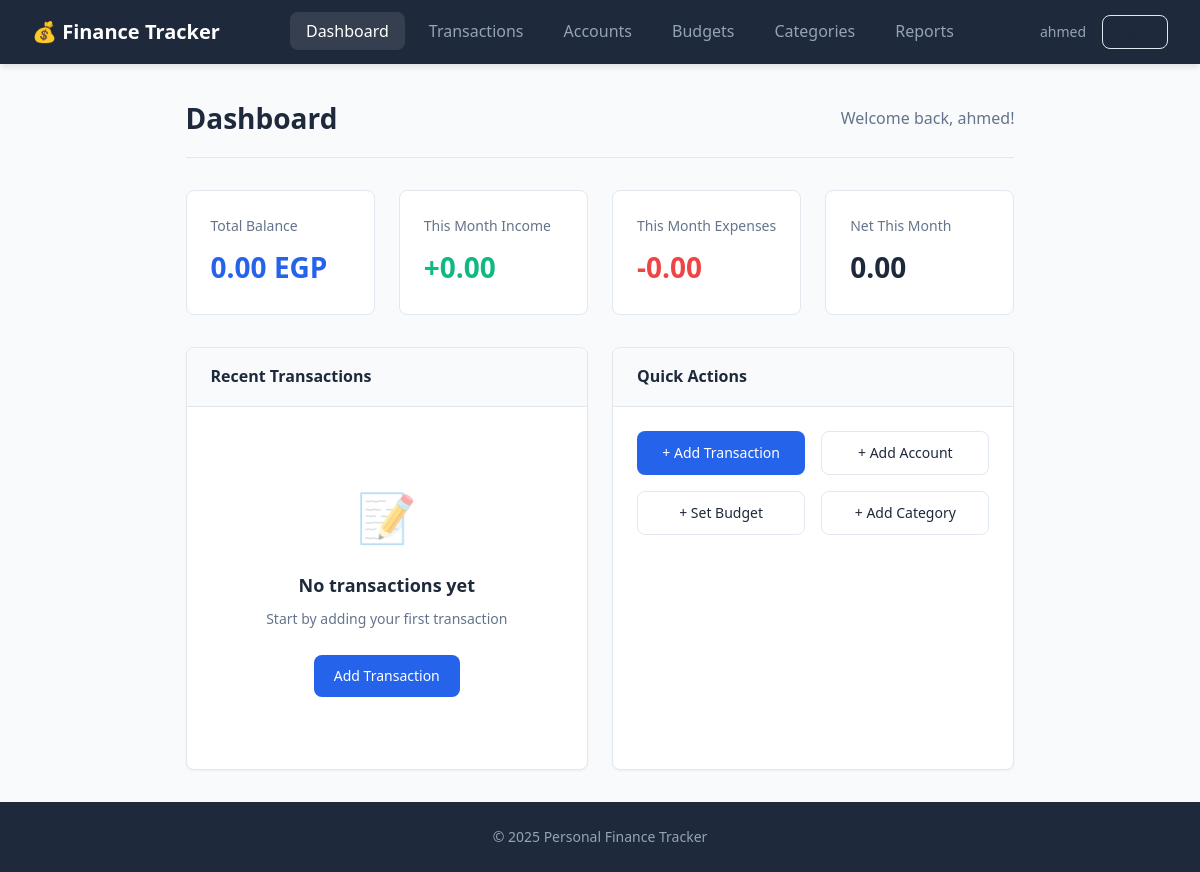
Page /dashboard (signed in) on the earlier database version.
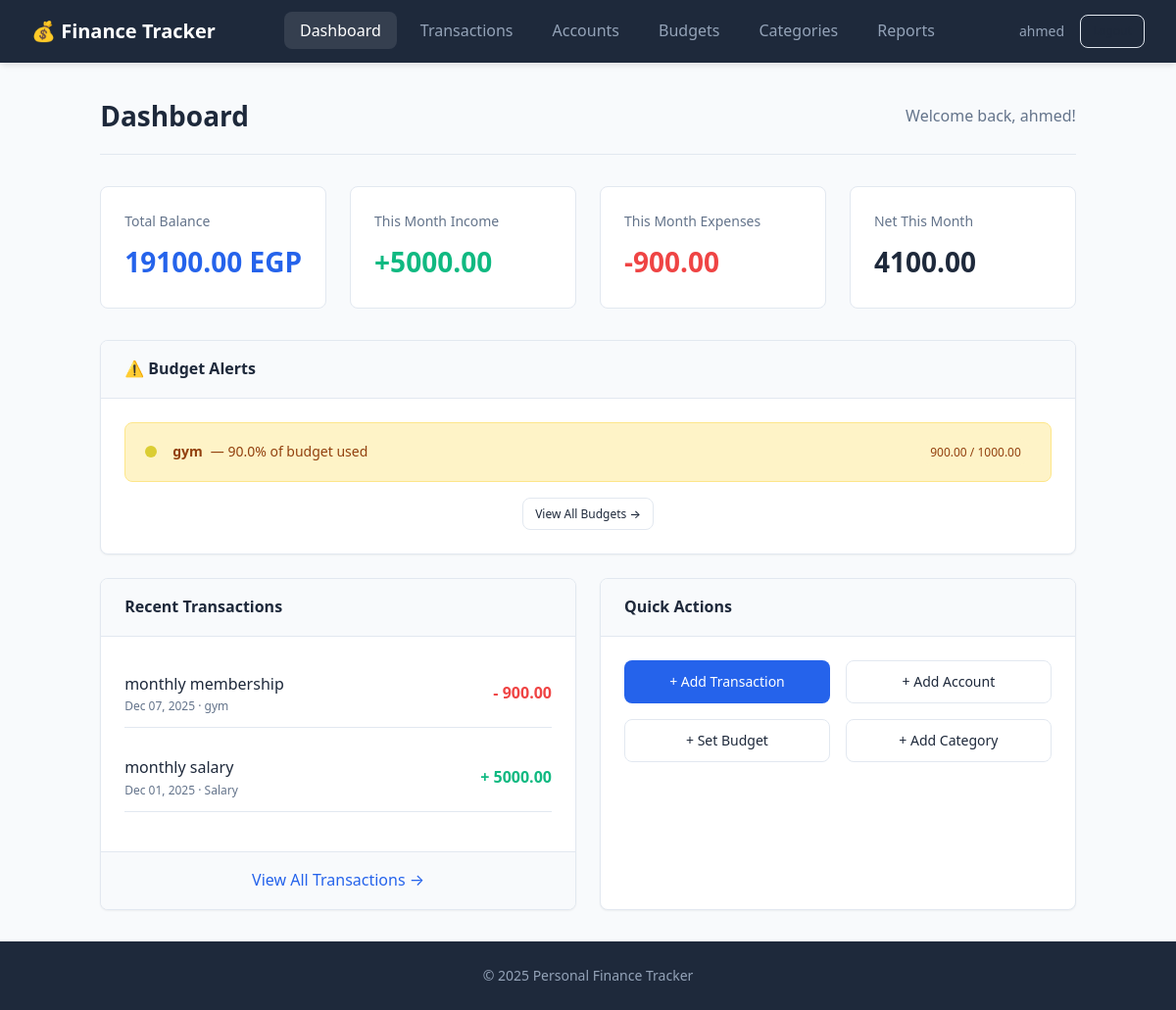
Same page on the later database version.
### src/app/models/finance_models.py (models this page shows, shortened)
class User(UserMixin, db.Model):
    __tablename__ = 'user'
    id: Mapped[int] = mapped_column(Integer, primary_key=True, autoincrement=True)
    email: Mapped[str] = mapped_column(String(120), nullable=False, unique=True)
    password_hash: Mapped[str] = mapped_column(String(128), nullable=False)
    display_name: Mapped[Optional[str]] = mapped_column(String(100))
    default_currency: Mapped[str] = mapped_column(String(10), default='EGP')
    created_at: Mapped[datetime] = mapped_column(DateTime, default=datetime.utcnow)
    accounts: Mapped[List["Account"]] = relationship(
        "Account", back_populates="user", cascade="all, delete-orphan"
    )
    categories: Mapped[List["Category"]] = relationship(
        "Category", back_populates="user", cascade="all, delete-orphan"
    )
    transactions: Mapped[List["Transaction"]] = relationship(
        "Transaction", back_populates="user", cascade="all, delete-orphan"
    )
    budgets: Mapped[List["Budget"]] = relationship(
        "Budget", back_populates="user", cascade="all, delete-orphan"
    )
    transaction_templates: Mapped[List["TransactionTemplate"]] = relationship(
        "TransactionTemplate", back_populates="user", cascade="all, delete-orphan"
    )
    def get_total_balance(self) -> Decimal:
        return sum((acc.current_balance for acc in self.accounts), Decimal('0.00'))

class Category(db.Model):
    __tablename__ = 'category'
    id: Mapped[int] = mapped_column(Integer, primary_key=True, autoincrement=True)
    user_id: Mapped[int] = mapped_column(
        Integer, ForeignKey('user.id', ondelete='CASCADE'), nullable=False
    )
    name: Mapped[str] = mapped_column(String(100), nullable=False)
    category_type: Mapped[str] = mapped_column(String(10), nullable=False)
    color: Mapped[Optional[str]] = mapped_column(String(7))
    max_single_amount: Mapped[Optional[Decimal]] = mapped_column(DECIMAL(10, 2))
    user: Mapped["User"] = relationship("User", back_populates="categories")
    transactions: Mapped[List["Transaction"]] = relationship(
        "Transaction", back_populates="category", cascade="all, delete-orphan"
    )
    budgets: Mapped[List["Budget"]] = relationship(
        "Budget", back_populates="category", cascade="all, delete-orphan"
    )
    transaction_templates: Mapped[List["TransactionTemplate"]] = relationship(
        "TransactionTemplate", back_populates="category"
    )

class Budget(db.Model):
    __tablename__ = 'budget'
    id: Mapped[int] = mapped_column(Integer, primary_key=True, autoincrement=True)
    user_id: Mapped[int] = mapped_column(
        Integer, ForeignKey('user.id', ondelete='CASCADE'), nullable=False
    )
    category_id: Mapped[int] = mapped_column(
        Integer, ForeignKey('category.id', ondelete='CASCADE'), nullable=False
    )
    month: Mapped[int] = mapped_column(Integer, nullable=False)
    year: Mapped[int] = mapped_column(Integer, nullable=False)
    limit_amount: Mapped[Decimal] = mapped_column(DECIMAL(10, 2), nullable=False)
    current_spent: Mapped[Decimal] = mapped_column(
        DECIMAL(10, 2), default=Decimal('0.00')
    )
    alert_threshold: Mapped[int] = mapped_column(Integer, default=80)
    user: Mapped["User"] = relationship("User", back_populates="budgets")
    category: Mapped["Category"] = relationship("Category", back_populates="budgets")
    __table_args__ = (
        UniqueConstraint(
            'user_id', 'category_id', 'month', 'year',
            name='uq_budget_user_category_month_year'
        ),
    )
    @property
    def spent_percentage(self) -> float:
        if self.limit_amount == 0:
            return 0.0
        return float((self.current_spent / self.limit_amount) * 100)
    @property
    def is_over_threshold(self) -> bool:
        return self.spent_percentage >= self.alert_threshold
    @property
    def is_over_budget(self) -> bool:
        return self.current_spent > self.limit_amount
    def update_current_spent(self) -> None:
        total = db.session.query(
            db.func.coalesce(db.func.sum(Transaction.amount), 0)
        ).filter(
            Transaction.category_id == self.category_id,
            Transaction.user_id == self.user_id,
            Transaction.transaction_type == 'Expense',
            db.extract('month', Transaction.date) == self.month,
            db.extract('year', Transaction.date) == self.year
        ).scalar()
        self.current_spent = Decimal(str(total))

class Transaction(db.Model):
    __tablename__ = 'transaction'
    id: Mapped[int] = mapped_column(Integer, primary_key=True, autoincrement=True)
    user_id: Mapped[int] = mapped_column(
        Integer, ForeignKey('user.id', ondelete='CASCADE'), nullable=False
    )
    account_id: Mapped[int] = mapped_column(
        Integer, ForeignKey('account.id', ondelete='CASCADE'), nullable=False
    )
    category_id: Mapped[int] = mapped_column(
        Integer, ForeignKey('category.id', ondelete='CASCADE'), nullable=False
    )
    date: Mapped[datetime] = mapped_column(Date, nullable=False)
    amount: Mapped[Decimal] = mapped_column(DECIMAL(10, 2), nullable=False)
    transaction_type: Mapped[str] = mapped_column(String(10), nullable=False)
    description: Mapped[Optional[str]] = mapped_column(String(255))
    notes: Mapped[Optional[str]] = mapped_column(Text)
    created_at: Mapped[datetime] = mapped_column(DateTime, default=datetime.utcnow)
    user: Mapped["User"] = relationship("User", back_populates="transactions")
    account: Mapped["Account"] = relationship("Account", back_populates="transactions")
    category: Mapped["Category"] = relationship(
        "Category", back_populates="transactions"
    )
    __table_args__ = (
        Index('idx_transaction_user_date', 'user_id', 'date'),
        Index('idx_transaction_search', 'user_id', 'description', 'notes'),
    )

### src/app/controllers/dashboard_routes.py (the view)
@dashboard_bp.route('/dashboard')
@login_required
def dashboard():
    total_balance = current_user.get_total_balance()
    recent_transactions = _get_recent_transactions()
    monthly_summary = _calculate_monthly_summary()
    budget_alerts = _get_budget_alerts()
    return render_template(
        'dashboard.html',
        user=current_user,
        total_balance=total_balance,
        recent_transactions=recent_transactions,
        monthly_summary=monthly_summary,
        budget_alerts=budget_alerts
    )

### src/app/__init__.py (called while the page is built)
def _init_extensions(app: Flask) -> None:
    database.init_app(app)
    bcrypt.init_app(app)
    login_manager.init_app(app)
    @login_manager.user_loader
    def load_user(user_id: str):
        from .models import User
        return User.query.get(int(user_id))

### src/app/controllers/dashboard_routes.py (called while the page is built)
def _get_recent_transactions() -> List[Transaction]:
    return Transaction.query.filter_by(
        user_id=current_user.id
    ).order_by(Transaction.date.desc()).limit(5).all()

def _calculate_monthly_summary() -> dict:
    now = datetime.now()
    current_month = now.month
    current_year = now.year
    income = _get_monthly_total('Income', current_month, current_year)
    expenses = _get_monthly_total('Expense', current_month, current_year)
    return {
        'income': income,
        'expenses': expenses,
        'net': income - expenses
    }

def _get_monthly_total(
    transaction_type: str,
    month: int,
    year: int
) -> Decimal:
    result = db.session.query(
        db.func.coalesce(db.func.sum(Transaction.amount), 0)
    ).filter(
        Transaction.user_id == current_user.id,
        Transaction.transaction_type == transaction_type,
        db.extract('month', Transaction.date) == month,
        db.extract('year', Transaction.date) == year
    ).scalar()
    return Decimal(str(result))

### src/app/templates/dashboard.html (shortened to what this page needs)
{% extends "base.html" %}
{% block content %}
<div class="page-header">
    <h1>Dashboard</h1>
    <span class="text-muted">Welcome back, {{ user.display_name or user.email }}!</span>
</div>
<div class="dashboard-stats">
    <div class="stat-card balance">
        <div class="stat-label">Total Balance</div>
        <div class="stat-value">{{ "%.2f"|format(total_balance) }} {{ user.default_currency }}</div>
    </div>
    <div class="stat-card income">
        <div class="stat-label">This Month Income</div>
        <div class="stat-value">+{{ "%.2f"|format(monthly_summary.income) }}</div>
    </div>
    <div class="stat-card expense">
        <div class="stat-label">This Month Expenses</div>
        <div class="stat-value">-{{ "%.2f"|format(monthly_summary.expenses) }}</div>
    </div>
    <div class="stat-card">
        <div class="stat-label">Net This Month</div>
        <div class="stat-value {% if monthly_summary.net >= 0 %}text-success{% else %}text-danger{% endif %}">
            {{ "%.2f"|format(monthly_summary.net) }}
        </div>
    </div>
</div>
{% if budget_alerts %}
<div class="card mb-3">
    <div class="card-header">
        <h3>⚠️ Budget Alerts</h3>
    </div>
    <div class="card-body">
        <div class="budget-alerts">
            {% for alert in budget_alerts %}
            <div class="alert alert-{{ alert.severity }}" style="display: flex; justify-content: space-between; align-items: center; margin-bottom: 0.75rem;">
                <div class="flex flex-center gap-1">
                    <span class="category-dot" style="background-color: {{ alert.color }}"></span>
                    <strong>{{ alert.category }}</strong>
                    <span>— {{ alert.message }}</span>
                </div>
                <div>
                    <span class="badge badge-{{ alert.severity }}">
                        {{ "%.2f"|format(alert.spent) }} / {{ "%.2f"|format(alert.limit) }}
                    </span>
                </div>
            </div>
            {% endfor %}
        </div>
        <div class="text-center mt-2">
            <a href="{{ url_for('budget.budgets') }}" class="btn btn-outline btn-sm">View All Budgets →</a>
        </div>
    </div>
</div>
{% endif %}
<div class="grid grid-2">
    <div class="card">
        <div class="card-header">
            <h3>Recent Transactions</h3>
        </div>
        <div class="card-body">
            {% if recent_transactions %}
                {% for transaction in recent_transactions %}
                <div class="flex flex-between flex-center mb-2" style="padding: 0.75rem 0; border-bottom: 1px solid var(--border-color);">
                    <div>
                        <div style="font-weight: 500;">{{ transaction.description or 'No description' }}</div>
                        <div class="text-muted" style="font-size: 0.75rem;">
                            {{ transaction.date.strftime('%b %d, %Y') }} · {{ transaction.category.name }}
                        </div>
                    </div>
                    <div class="amount {% if transaction.transaction_type == 'Income' %}amount-income{% else %}amount-expense{% endif %}">
                        {{ "%.2f"|format(transaction.amount) }}
                    </div>
                </div>
                {% endfor %}
            {% else %}
                <div class="empty-state">
                    <div class="empty-state-icon">📝</div>
                    <h3>No transactions yet</h3>
                    <p>Start by adding your first transaction</p>
                    <a href="{{ url_for('transaction.add_transaction') }}" class="btn btn-primary">Add Transaction</a>
                </div>
            {% endif %}
        </div>
        {% if recent_transactions %}
        <div class="card-footer text-center">
            <a href="{{ url_for('transaction.transactions') }}">View All Transactions →</a>
        </div>
        {% endif %}
    </div>
    <div class="card">
        <div class="card-header">
            <h3>Quick Actions</h3>
        </div>
        <div class="card-body">
            <div class="grid grid-2 gap-2">
                <a href="{{ url_for('transaction.add_transaction') }}" class="btn btn-primary btn-block">+ Add Transaction</a>
                <a href="{{ url_for('account.add_account') }}" class="btn btn-outline btn-block">+ Add Account</a>
                <a href="{{ url_for('budget.set_budget') }}" class="btn btn-outline btn-block">+ Set Budget</a>
                <a href="{{ url_for('category.add_category') }}" class="btn btn-outline btn-block">+ Add Category</a>
            </div>
        </div>
    </div>
</div>
{% endblock %}

### src/app/templates/base.html (shortened to what this page needs)
<!DOCTYPE html>
<html lang="en">
<head>
    <link rel="stylesheet" href="{{ url_for('static', filename='css/style.css') }}">
</head>
<body>
    {% if current_user.is_authenticated %}
    <nav class="navbar">
        <div class="nav-brand">
            <a href="{{ url_for('dashboard.dashboard') }}">💰 Finance Tracker</a>
        </div>
        <ul class="nav-links">
            <li><a href="{{ url_for('dashboard.dashboard') }}" class="{% if request.endpoint == 'dashboard.dashboard' %}active{% endif %}">Dashboard</a></li>
            <li><a href="{{ url_for('transaction.transactions') }}" class="{% if 'transaction' in request.endpoint %}active{% endif %}">Transactions</a></li>
            <li><a href="{{ url_for('account.accounts') }}" class="{% if 'account' in request.endpoint %}active{% endif %}">Accounts</a></li>
            <li><a href="{{ url_for('budget.budgets') }}" class="{% if 'budget' in request.endpoint %}active{% endif %}">Budgets</a></li>
            <li><a href="{{ url_for('category.categories') }}" class="{% if 'category' in request.endpoint %}active{% endif %}">Categories</a></li>
            <li><a href="{{ url_for('report.reports') }}" class="{% if 'report' in request.endpoint %}active{% endif %}">Reports</a></li>
        </ul>
        <div class="nav-user">
            <span class="user-name">{{ current_user.display_name or current_user.email }}</span>
            <a href="{{ url_for('auth.logout') }}" class="btn btn-outline btn-sm">Logout</a>
        </div>
    </nav>
    {% endif %}
    <main class="container">
        {% block content %}{% endblock %}
    </main>
    <footer class="footer">
        <p>&copy; 2025 Personal Finance Tracker</p>
    </footer>
</body>
</html>

Differences in the rows shown:
added Category: category "gym", message "90.0% of budget used"
added Budget: spent "900.00", limit "1000.00"
added Transaction: amount "900.00", transaction_type "Expense" (drawn)
added Transaction: amount "5000.00", transaction_type "Income" (drawn)
Other differences:
{{ "%.2f"|format(total_balance) }}: "0.00" → "19100.00"
{{ "%.2f"|format(monthly_summary.income) }}: "0.00" → "5000.00"
{{ "%.2f"|format(monthly_summary.expenses) }}: "0.00" → "900.00"
{{ "%.2f"|format(monthly_summary.net) }}: "0.00" → "4100.00"
text no longer shown: "📝 No transactions yet Start by adding your first transaction Add Transaction"
text now shown: "⚠️ Budget Alerts View All Budgets → View All Transactions →"
